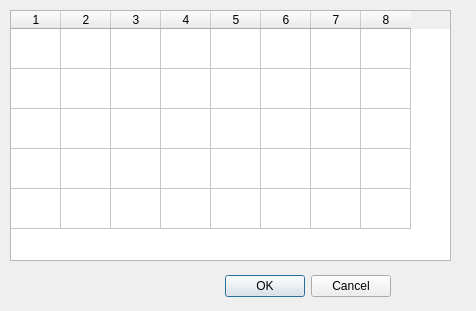
<?xml version="1.0" encoding="UTF-8"?>
<ui version="4.0">
 <class>StorageSmartDialog</class>
 <widget class="QDialog" name="StorageSmartDialog">
  <property name="geometry">
   <rect>
    <x>0</x>
    <y>0</y>
    <width>476</width>
    <height>311</height>
   </rect>
  </property>
  <property name="windowTitle">
   <string>Dialog</string>
  </property>
  <widget class="QDialogButtonBox" name="buttonBox">
   <property name="geometry">
    <rect>
     <x>50</x>
     <y>270</y>
     <width>341</width>
     <height>32</height>
    </rect>
   </property>
   <property name="orientation">
    <enum>Qt::Horizontal</enum>
   </property>
   <property name="standardButtons">
    <set>QDialogButtonBox::Cancel|QDialogButtonBox::Ok</set>
   </property>
   <property name="centerButtons">
    <bool>false</bool>
   </property>
  </widget>
  <widget class="QTableWidget" name="tableWidget">
   <property name="geometry">
    <rect>
     <x>10</x>
     <y>10</y>
     <width>441</width>
     <height>251</height>
    </rect>
   </property>
   <property name="rowCount">
    <number>5</number>
   </property>
   <property name="columnCount">
    <number>8</number>
   </property>
   <attribute name="horizontalHeaderDefaultSectionSize">
    <number>50</number>
   </attribute>
   <attribute name="verticalHeaderVisible">
    <bool>false</bool>
   </attribute>
   <attribute name="verticalHeaderDefaultSectionSize">
    <number>40</number>
   </attribute>
   <row/>
   <row/>
   <row/>
   <row/>
   <row/>
   <column/>
   <column/>
   <column/>
   <column/>
   <column/>
   <column/>
   <column/>
   <column/>
  </widget>
 </widget>
 <resources/>
 <connections>
  <connection>
   <sender>buttonBox</sender>
   <signal>accepted()</signal>
   <receiver>StorageSmartDialog</receiver>
   <slot>accept()</slot>
   <hints>
    <hint type="sourcelabel">
     <x>248</x>
     <y>254</y>
    </hint>
    <hint type="destinationlabel">
     <x>157</x>
     <y>274</y>
    </hint>
   </hints>
  </connection>
  <connection>
   <sender>buttonBox</sender>
   <signal>rejected()</signal>
   <receiver>StorageSmartDialog</receiver>
   <slot>reject()</slot>
   <hints>
    <hint type="sourcelabel">
     <x>316</x>
     <y>260</y>
    </hint>
    <hint type="destinationlabel">
     <x>286</x>
     <y>274</y>
    </hint>
   </hints>
  </connection>
 </connections>
</ui>
